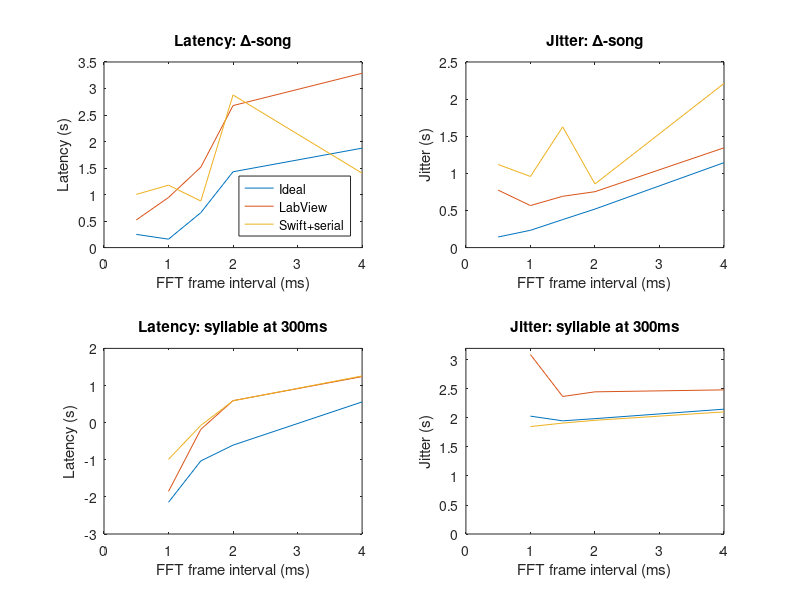
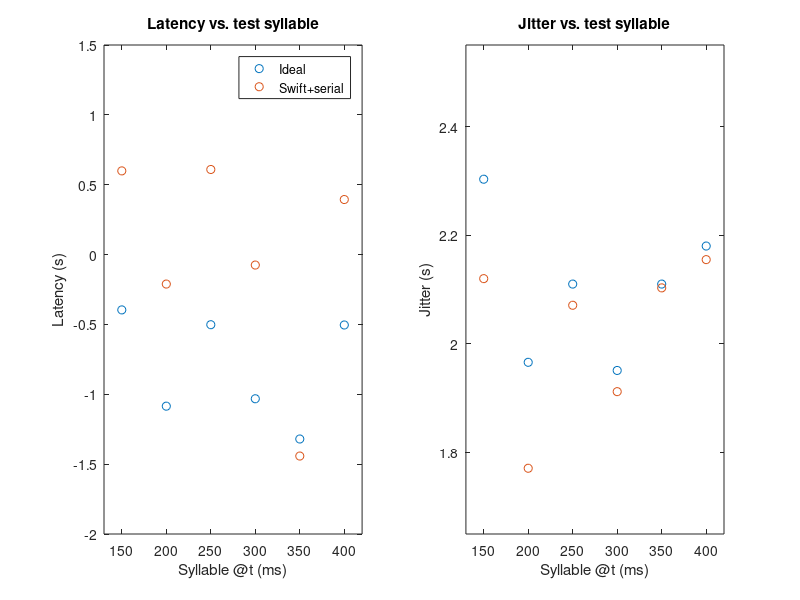
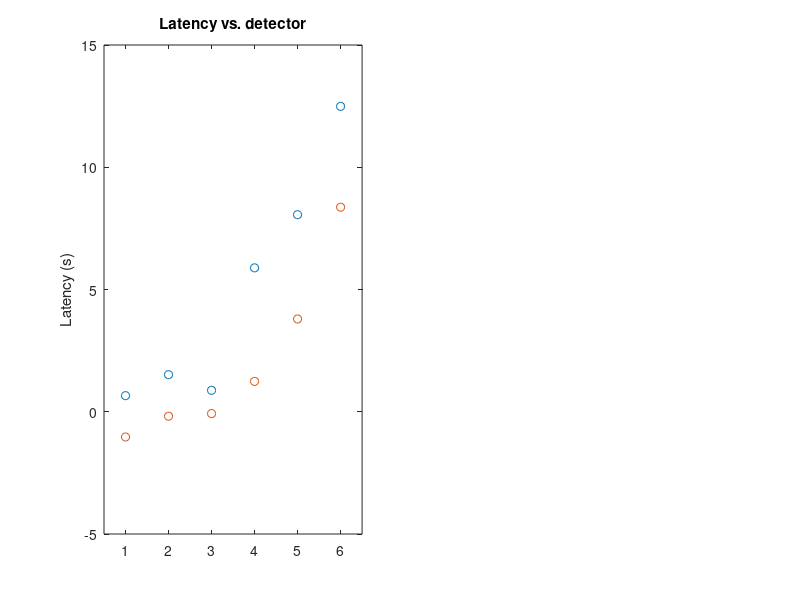

MATLAB code to generate these figures, in order: (Note: this script raises an error after producing the figures.)
%% TIMING vs. FRAMESIZE


framesize = [0.5 1 1.5 2 4];
% ideal; labview; swift+serial
latencies_delta = [ 0.249 0.159 0.658 1.43 1.875;
    0.521 0.945 1.516 2.678 3.287;
    1.003 1.177 0.878 2.878 1.403];
jitters_delta = [ 0.143 0.233 0.377 0.519 1.144;
    0.774 0.566 0.691 0.753 1.344;
    1.119 0.958 1.626 0.857 2.211];

latencies_lny64_300 = [NaN -2.145 -1.032 -0.606 0.558;
    NaN -1.852 -0.182 0.593 1.24;
    NaN -0.988 -0.075 0.588 1.259];
jitters_lny64_300 = [NaN 2.032 1.951 1.989 2.152;
    NaN 3.094 2.371 2.451 2.485;
    NaN 1.852 1.912 1.960 2.105];

figure(1);
subplot(2,2,1);
plot(framesize, latencies_delta);
title('Latency: \Delta-song');
xlabel('FFT frame interval (ms)');
ylabel('Latency (s)');
l = get(gca, 'YLim');
l(1) = 0;
set(gca, 'YLim', l);
l = get(gca, 'XLim');
l(1) = 0;
set(gca, 'XLim', l);
legend('Ideal', 'LabView', 'Swift+serial', 'Location', 'SouthEast');

subplot(2,2,2);
plot(framesize, jitters_delta);
title('Jitter: \Delta-song');
xlabel('FFT frame interval (ms)');
ylabel('Jitter (s)');
l = get(gca, 'YLim');
l(1) = 0;
set(gca, 'YLim', l);
l = get(gca, 'XLim');
l(1) = 0;
set(gca, 'XLim', l);

subplot(2,2,3);
plot(framesize, latencies_lny64_300);
title('Latency: syllable at 300ms');
xlabel('FFT frame interval (ms)');
ylabel('Latency (s)');
%l = get(gca, 'YLim');
%l(1) = 0;
%set(gca, 'YLim', l);
l = get(gca, 'XLim');
l(1) = 0;
set(gca, 'XLim', l);

subplot(2,2,4);
plot(framesize, jitters_lny64_300);
title('Jitter: syllable at 300ms');
xlabel('FFT frame interval (ms)');
ylabel('Jitter (s)');
l = get(gca, 'YLim');
l(1) = 0;
set(gca, 'YLim', l);
l = get(gca, 'XLim');
l(1) = 0;
set(gca, 'XLim', l);


%% TIMING vs. SYLLABLE

syllables = [ 150:50:400 ];

% ideal; swift+serial
latencies_syl = [ -0.396 -1.085 -0.502 -1.032 -1.32 -0.504;
    0.599 -0.211 0.609 -0.075 -1.442 0.394];
jitters_syl = [ 2.303 1.966 2.110 1.951 2.110 2.180;
    2.120 1.771 2.071 1.912 2.103 2.155];

figure(2)
subplot(1,2,1);
plot(syllables, latencies_syl, 'o');
title('Latency vs. test syllable');
xlabel('Syllable @t (ms)');
ylabel('Latency (s)');
l = get(gca, 'YLim') + [-0.5 0.5];
set(gca, 'YLim', l);
l = get(gca, 'XLim') + [-20 20];
set(gca, 'XLim', l);
legend('Ideal', 'Swift+serial', 'Location', 'NorthEast');


subplot(1,2,2);
plot(syllables, jitters_syl, 'o');
title('Jitter vs. test syllable');
xlabel('Syllable @t (ms)');
ylabel('Jitter (s)');
l = get(gca, 'YLim') + [-0.05 0.05];
set(gca, 'YLim', l);
l = get(gca, 'XLim') + [-20 20];
set(gca, 'XLim', l);


%% TIMING vs. DETECTOR

% delta; bird
detectors = {'Ideal', 'LabView','Swift+serial','Swift+audio','Matlab+serial','Matlab+audio'};
latencies_det = [ 0.658 1.516 0.878 5.886 8.059 12.491;
    -1.032 -0.182 -0.075 1.242 3.794 8.367];
jitters_det = [ 0.377 0.691 1.626 2.552 2.324 5.874;
    1.951 2.371 1.912 4.877 2.043 5.882];

detectors_num = 1:length(detectors);

figure(3)
subplot(1,2,1);
plot(detectors_num, latencies_det, 'o');
title('Latency vs. detector');
ylabel('Latency (s)');
set(gca, 'XLim', [detectors_num(1)-0.5 detectors_num(end)+0.5]);
xticklabel_rotate(detectors_num, 45, detectors);
legend('\Delta', 'Song 300ms', 'Location', 'NorthWest');


subplot(1,2,2);
plot(detectors_num, jitters_det, 'o');
title('Jitter vs. detector');
ylabel('Jitter (s)');
set(gca, 'XLim', [detectors_num(1)-0.5 detectors_num(end)+0.5]);
xticklabel_rotate(detectors_num, 45, detectors);
